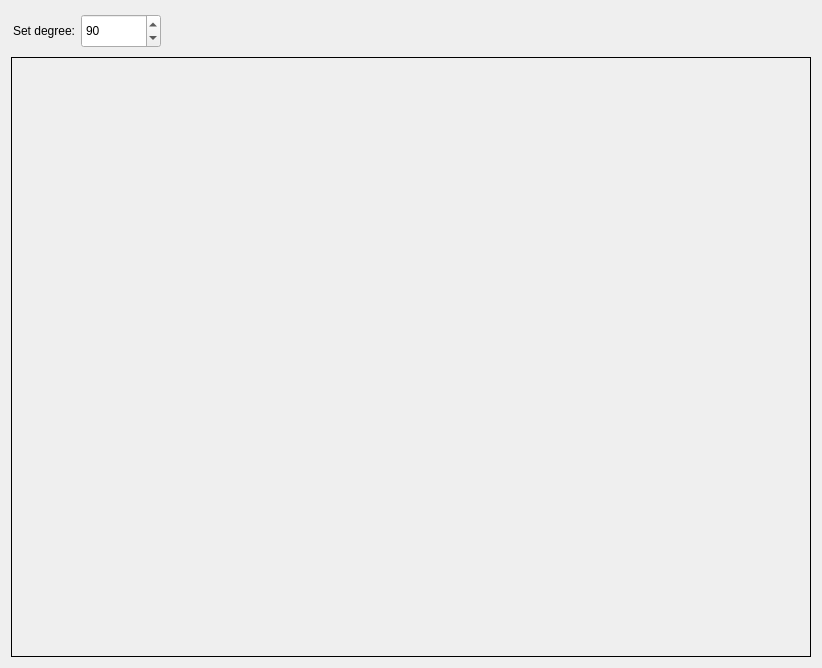
<?xml version="1.0" encoding="UTF-8"?>
<ui version="4.0">
 <class>Dialog</class>
 <widget class="QDialog" name="Dialog">
  <property name="geometry">
   <rect>
    <x>0</x>
    <y>0</y>
    <width>818</width>
    <height>664</height>
   </rect>
  </property>
  <property name="windowTitle">
   <string>Show FOV</string>
  </property>
  <layout class="QVBoxLayout" name="verticalLayout">
   <item>
    <widget class="QFrame" name="frame_2">
     <property name="minimumSize">
      <size>
       <width>0</width>
       <height>40</height>
      </size>
     </property>
     <property name="frameShape">
      <enum>QFrame::NoFrame</enum>
     </property>
     <property name="frameShadow">
      <enum>QFrame::Raised</enum>
     </property>
     <layout class="QHBoxLayout" name="horizontalLayout">
      <property name="leftMargin">
       <number>2</number>
      </property>
      <property name="topMargin">
       <number>2</number>
      </property>
      <property name="bottomMargin">
       <number>2</number>
      </property>
      <item>
       <widget class="QLabel" name="label">
        <property name="text">
         <string>Set degree:</string>
        </property>
       </widget>
      </item>
      <item>
       <widget class="QSpinBox" name="spinBox_alpha">
        <property name="sizePolicy">
         <sizepolicy hsizetype="Minimum" vsizetype="Expanding">
          <horstretch>0</horstretch>
          <verstretch>0</verstretch>
         </sizepolicy>
        </property>
        <property name="minimumSize">
         <size>
          <width>80</width>
          <height>34</height>
         </size>
        </property>
        <property name="maximumSize">
         <size>
          <width>16777215</width>
          <height>34</height>
         </size>
        </property>
        <property name="minimum">
         <number>20</number>
        </property>
        <property name="maximum">
         <number>120</number>
        </property>
        <property name="value">
         <number>90</number>
        </property>
       </widget>
      </item>
      <item>
       <spacer name="horizontalSpacer">
        <property name="orientation">
         <enum>Qt::Horizontal</enum>
        </property>
        <property name="sizeHint" stdset="0">
         <size>
          <width>40</width>
          <height>20</height>
         </size>
        </property>
       </spacer>
      </item>
     </layout>
    </widget>
   </item>
   <item>
    <widget class="QLabel" name="label_image">
     <property name="minimumSize">
      <size>
       <width>800</width>
       <height>600</height>
      </size>
     </property>
     <property name="frameShape">
      <enum>QFrame::Box</enum>
     </property>
     <property name="text">
      <string/>
     </property>
     <property name="alignment">
      <set>Qt::AlignCenter</set>
     </property>
    </widget>
   </item>
  </layout>
 </widget>
 <resources/>
 <connections/>
</ui>
